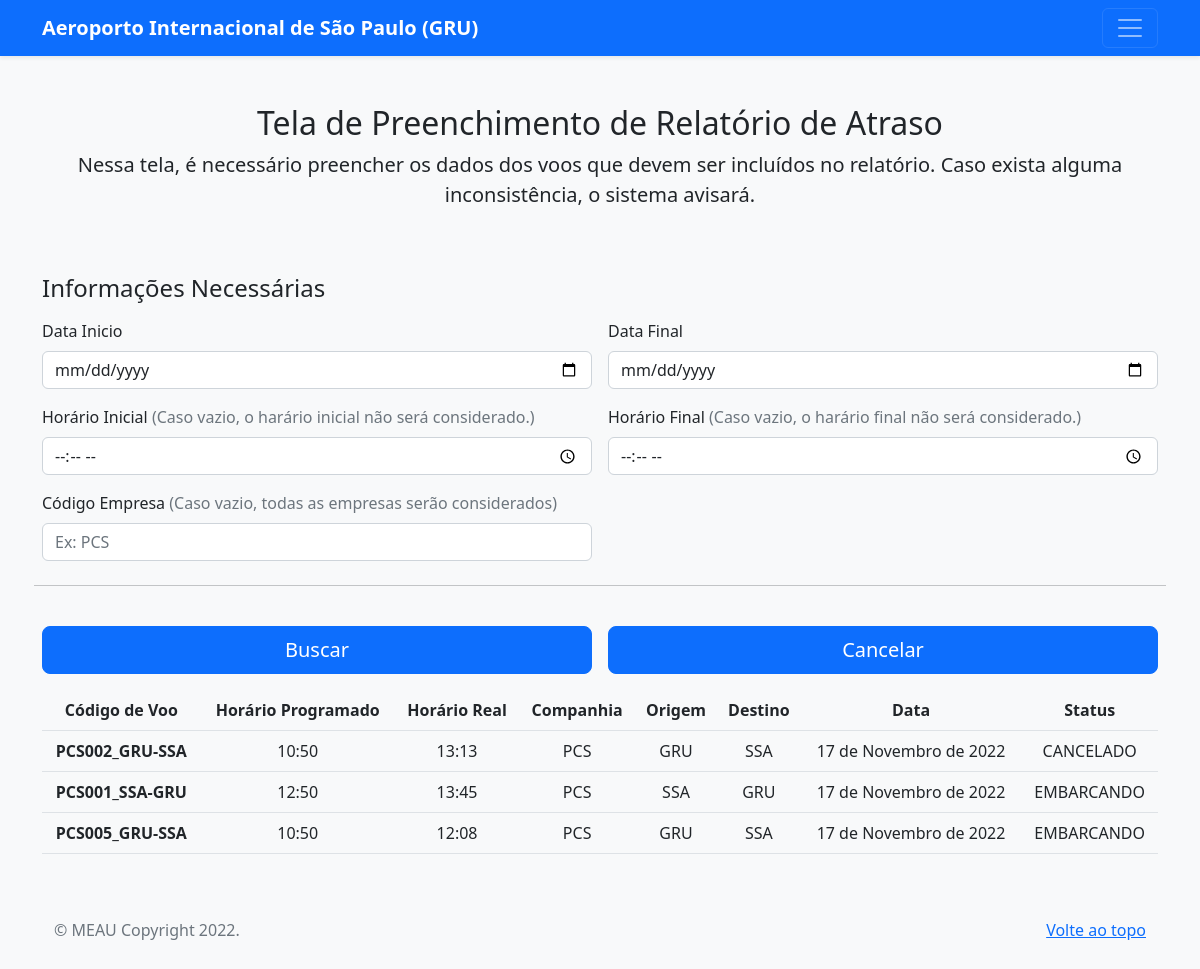
/preenchimentoPeriodo/, run on an earlier commit of the app's database.
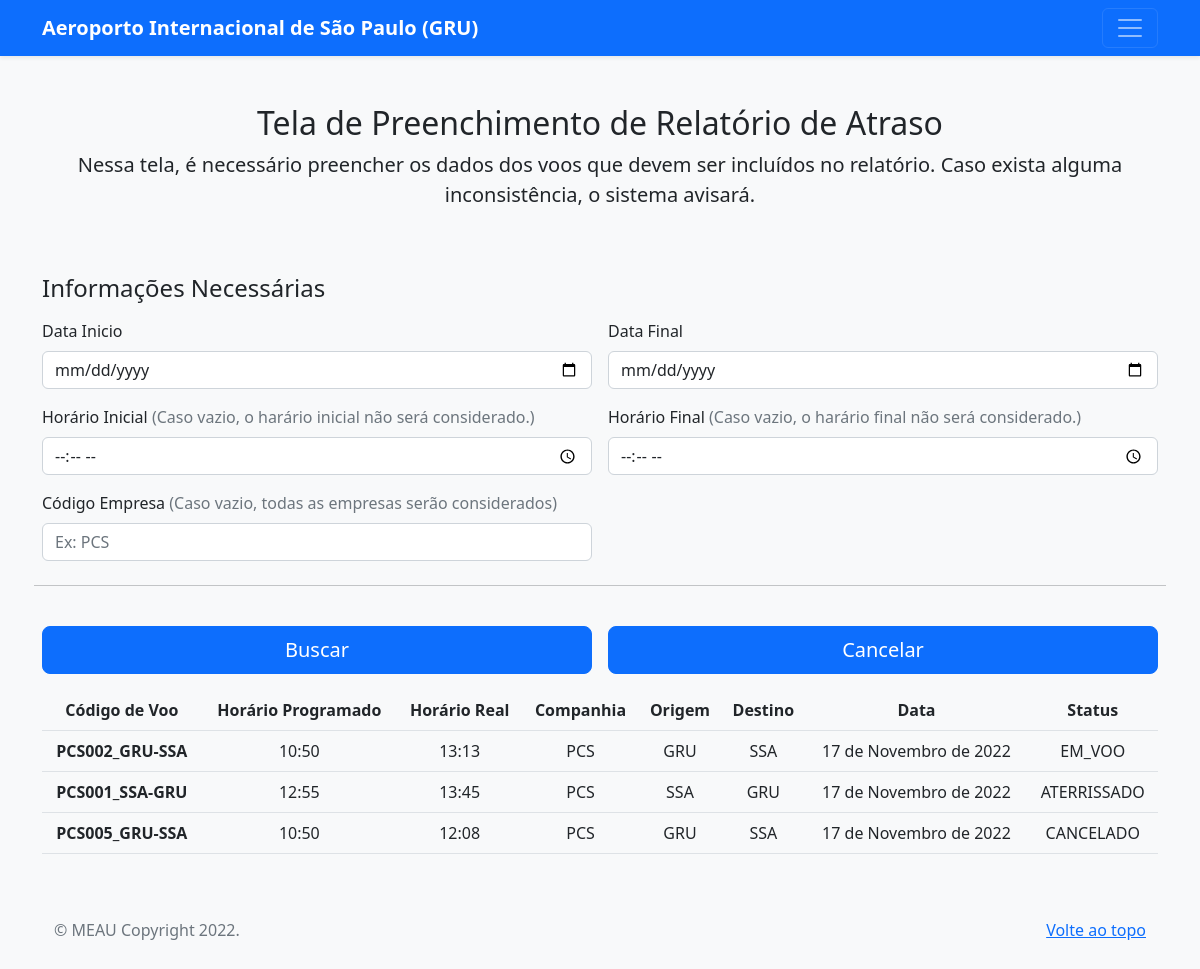
And on a later commit of the database.
### book/models.py (models this page shows, shortened)
class Historico(models.Model):
    class Status(models.TextChoices):
            PREVISTO = 'PREVISTO'
            EMBARCANDO = 'EMBARCANDO'
            CANCELADO = 'CANCELADO'
            PROGRAMADO = 'PROGRAMADO'
            TAXIANDO = 'TAXIANDO'
            PRONTO = 'PRONTO'
            AUTORIZADO = 'AUTORIZADO'
            EM_VOO = 'EM_VOO'
            ATERRISSADO = 'ATERRISSADO'
    id = models.AutoField(primary_key=True)
    voo  = models.ForeignKey(Voo, on_delete=models.CASCADE)
    data = models.DateField()
    horarioReal = models.TimeField()
    status = models.CharField(choices=Status.choices, max_length=30)
    class Meta:
        db_table = 'historico'

class Voo(models.Model):
    id = models.AutoField(primary_key=True)
    codigoVoo = models.CharField(max_length=14, unique=True)
    companhia = models.CharField(max_length=20)
    origem = models.CharField(max_length=30)
    destino = models.CharField(max_length=30)
    horarioProgramado = models.TimeField()
    class Meta:
        db_table = 'voo'

### book/views.py (the view, shortened to what this page needs)
# urls.py: path('preenchimentoPeriodo/', views.preenchimentoPeriodo, name='periodo'),
def preenchimentoPeriodo(request):
    periodos = Historico.objects.select_related("voo")
    return render(request, "preenchimentoPeriodo.html", {'periodos': periodos})

### template/preenchimentoPeriodo.html (shortened to what the changed rows need)
<!doctype html>
<html lang="pt-br">
<head>
    <link href="../static/css/bootstrap.min.css" rel="stylesheet">
    <link href="../static/js/form-validation.js" rel="stylesheet">
</head>
<body class="bg-light">
    <div class="container">
        <main>
            <div class="py-5 text-center">
                <h2>Tela de Preenchimento de Relatório de Atraso</h2>
            </div>
            <div>
                <div>
                    <form action={% url 'periodo' %} method="POST" class="needs-validation">
                        <table class="table text-center">
                            <tr>
                                <th scope="col">Código de Voo</th>
                                <th scope="col">Horário Programado</th>
                                <th scope="col">Horário Real</th>
                                <th scope="col">Companhia</th>
                                <th scope="col">Origem</th>
                                <th scope="col">Destino</th>
                                <th scope="col">Data</th>
                                <th scope="col">Status</th>
                            </tr>
                            {% for x in periodos %}
                            <tr class="center-text">
                                <th scope="row">{{ x.voo.codigoVoo }}</th>
                                <td>{{ x.voo.horarioProgramado }}</td>
                                <td>{{ x.horarioReal }}</td>
                                <td>{{ x.voo.companhia }}</td>
                                <td>{{ x.voo.origem }}</td>
                                <td>{{ x.voo.destino }}</td>
                                <td>{{ x.data }}</td>
                                <td>{{ x.status }}</td>
                            </tr>
                            {% endfor %}
                        </table>
                    </form>
                </div>
            </div>
        </main>
    </div>
</body>
</html>

What changed in the data, as far as the page shows it:
changed Historico "PCS002_GRU-SSA": status "CANCELADO" → "EM_VOO"
changed Historico "PCS001_SSA-GRU": voo.horarioProgramado "12:50" → "12:55"; status "EMBARCANDO" → "ATERRISSADO"
changed Historico "PCS005_GRU-SSA": status "EMBARCANDO" → "CANCELADO"
